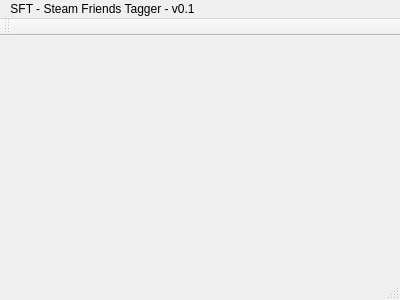
<?xml version="1.0" encoding="UTF-8"?>
<ui version="4.0">
 <class>MainWindow</class>
 <widget class="QMainWindow" name="MainWindow">
  <property name="geometry">
   <rect>
    <x>0</x>
    <y>0</y>
    <width>400</width>
    <height>300</height>
   </rect>
  </property>
  <property name="windowTitle">
   <string>MainWindow</string>
  </property>
  <widget class="QWidget" name="centralWidget"/>
  <widget class="QMenuBar" name="menuBar">
   <property name="geometry">
    <rect>
     <x>0</x>
     <y>0</y>
     <width>400</width>
     <height>21</height>
    </rect>
   </property>
   <widget class="QMenu" name="menuSFT_Steam_Friends_Tagger_v0_1">
    <property name="title">
     <string>SFT - Steam Friends Tagger - v0.1</string>
    </property>
   </widget>
   <addaction name="menuSFT_Steam_Friends_Tagger_v0_1"/>
  </widget>
  <widget class="QToolBar" name="mainToolBar">
   <attribute name="toolBarArea">
    <enum>TopToolBarArea</enum>
   </attribute>
   <attribute name="toolBarBreak">
    <bool>false</bool>
   </attribute>
  </widget>
  <widget class="QStatusBar" name="statusBar"/>
 </widget>
 <layoutdefault spacing="6" margin="11"/>
 <resources/>
 <connections/>
</ui>
